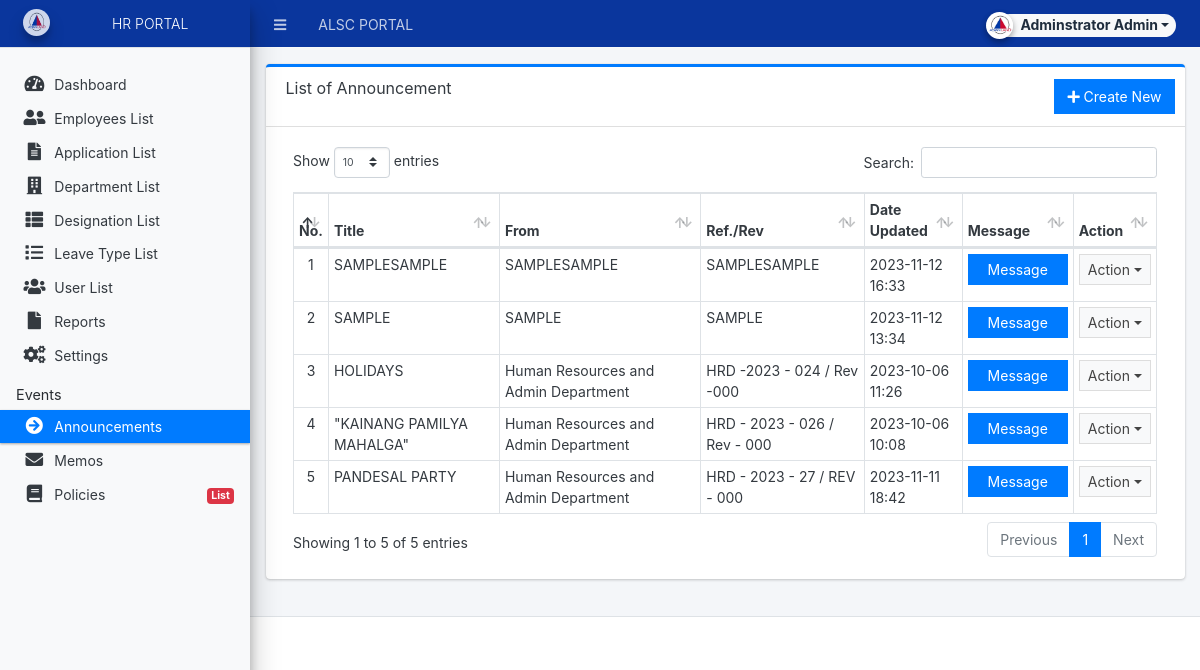
The page /admin/index.php?page=announcement/announcement (signed in) on the database as committed earlier.
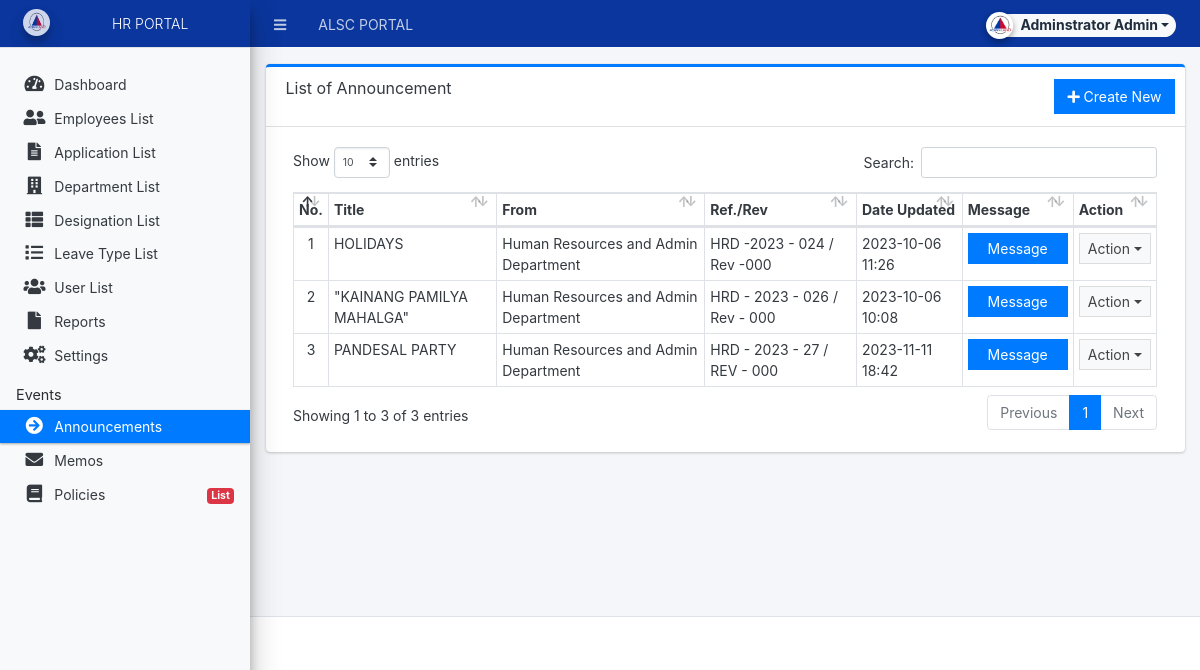
The same page on the database as committed later.
### tables this page shows
CREATE TABLE `announcement_list` (
  `id` int(30) NOT NULL,
  `title` text NOT NULL,
  `description` text NOT NULL,
  `date_created` datetime NOT NULL DEFAULT current_timestamp(),
  `date_updated` datetime DEFAULT NULL ON UPDATE current_timestamp(),
  `to_` text NOT NULL,
  `from_` text NOT NULL,
  `date_` datetime NOT NULL,
  `cc_` text NOT NULL,
  `ref_` text NOT NULL,
  `re_` text NOT NULL,
  `message` text NOT NULL
);

### classes/DBConnection.php (called while the page is built, shortened)
<?php
class DBConnection{
    private $host = DB_SERVER;
    private $username = DB_USERNAME;
    private $password = DB_PASSWORD;
    private $database = DB_NAME;
    public $conn;
    public function __construct(){
        if (!isset($this->conn)) {
            $this->conn = new mysqli($this->host, $this->username, $this->password, $this->database);
        }
    }
}
?>

### classes/SystemSettings.php (called while the page is built, shortened)
<?php
class SystemSettings extends DBConnection{
	function userdata($field = ''){
		if(!empty($field)){
			if(isset($_SESSION['userdata'][$field]))
				return $_SESSION['userdata'][$field];
			else
				return null;
		}else{
			return false;
		}
	}
}
$_settings = new SystemSettings();
?>

### admin/announcement/announcement.php (the view, shortened to what this page needs)
<div class="card card-outline card-primary">
	<div class="card-header">
		<h3 class="card-title">List of Announcement</h3>
		<?php if($_settings->userdata('type') != 3): ?>
		<div class="card-tools">
		<a href="?page=announcement/manage_announce" class="btn btn-flat btn-primary"><span class="fas fa-plus"></span>  Create New</a>
		</div>
		<?php endif; ?>
	</div>
	<div class="card-body">
        <div class="container-fluid">
			<table class="table table-stripped table-hover table-bordered">
				<thead>
					<tr>
						<th>No.</th>
						<th>Title</th>
						<th>From</th>
						<th>Ref./Rev</th>
						<th>Date Updated</th>
						<th>Message</th>
						<th>Action</th>
					</tr>
				</thead>
				<tbody>
					<?php
					$i = 1;
						$qry = $conn->query("SELECT * from `announcement_list` order by unix_timestamp(date_created) desc ");
						while($row = $qry->fetch_assoc()):
                            $row['description'] = strip_tags(stripslashes(html_entity_decode($row['description'])));
					?>
						<tr>
							<td class="text-center"><?php echo $i++; ?></td>
							<td><?php echo $row['title'] ?></td>
							<td><?php echo $row['from_'] ?></td>
							<td><?php echo $row['ref_'] ?></td>
							<td><?php echo ($row['date_updated'] != null) ? date('Y-m-d H:i',strtotime($row['date_updated'])) : date('Y-m-d H:i',strtotime($row['date_created'])); ?></td>
							<td><a class="btn btn-flat btn-primary msg_announce" href="javascript:void(0)" data-id="<?php echo $row['id'] ?>"><span></span> Message </a></td>
							<td align="center">
								<button type="button" class="btn btn-flat btn-default btn-sm dropdown-toggle dropdown-icon" data-toggle="dropdown">
				                  		Action
				                </button>
							</td>
						</tr>
					<?php endwhile; ?>
				</tbody>
			</table>
		</div>
	</div>
</div>

Rows that differ between the two databases and show on the page:
removed announcement_list: title "SAMPLESAMPLE", from_ "SAMPLESAMPLE", ref_ "SAMPLESAMPLE", date_created "2023-11-12 16:33"
removed announcement_list: title "SAMPLE", from_ "SAMPLE", ref_ "SAMPLE", date_created "2023-11-12 13:34"
Other text that changed with them:
text written by a page script: "Show entries Search: Showing 1 to 5 of 5 entries Previous 1 Next" → "Show entries Search: Showing 1 to 3 of 3 entries Previous 1 Next"
